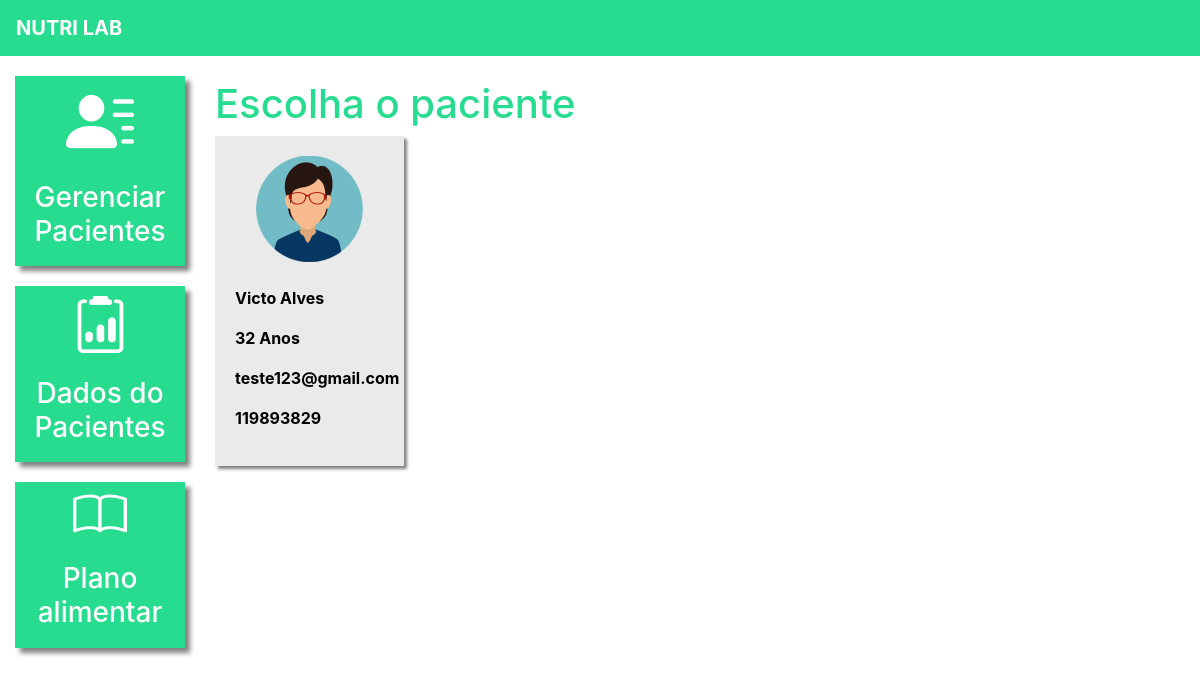
Page /dados_paciente/ (signed in) on the committed database.
### plataforma/models.py (models this page shows, shortened)
class Pacientes(models.Model):
    choices_sexo = (('F', 'Feminino'),
                    ('M', 'Masculino'))
    nome = models.CharField(max_length=50)
    sexo = models.CharField(max_length=1, choices=choices_sexo)
    idade = models.IntegerField()
    email = models.EmailField()
    telefone = models.CharField(max_length=19)
    nutri = models.ForeignKey(User, on_delete=models.CASCADE)

### plataforma/views.py (the view)
# urls.py: path('dados_paciente/', views.dados_paciente_listar, name="dados_paciente_listar"),
@login_required(login_url = '/auth/logar/')
def dados_paciente_listar(request):
     if request.method == "GET":
        pacientes = Pacientes.objects.filter(nutri = request.user)
        return render(request, 'dados_paciente_listar.html', {'pacientes': pacientes})

### plataforma/templates/dados_paciente_listar.html (shortened to what this page needs)
{% extends 'base_plataforma.html' %}
{% load static %}
{% block 'plataforma' %}
    <br>
		<h1 class="titulo">Escolha o paciente</h1>
    <div  class="row">
        {% for paciente in pacientes%}
            <div class="col-md-4">
                <a href="{% url 'dados_paciente' paciente.id %}" class="link-hover">
                    <div class="card-paciente">
                        <div class="foto-perfil">
                            {% if paciente.sexo == "M"%}
                                <img src="{% static 'plataforma/img/perfil2.png' %}">
                            {% else %}
                                <img src="{% static 'plataforma/img/perfil1.png' %}">
                            {% endif %}
                        </div>
                        <br>
                        <p class="dados">{{paciente.nome}}</p>
                        <p class="dados">{{paciente.idade}} Anos</p>
                        <p class="dados">{{paciente.email}}</p>
                        <p class="dados">{{paciente.telefone}}</p>
                    </div>
                </a>
            </div>
        {% endfor %}
    </div>
{% endblock%}

### templates/static/plataforma/css/plataforma.css (style rules this page uses)
.titulo { color: #27DB8F; }
.card-paciente { background-color: #EAEAEA; width: 80%; box-shadow: 3px 3px 3px gray; padding: 20px; color: black; margin-bottom: 20px; }
.foto-perfil { text-align: center; }
.dados { font-weight: bold; }

### rows in the picture
Pacientes: nome "Victo Alves", idade "32", email "teste123@gmail.com", telefone "119893829"
